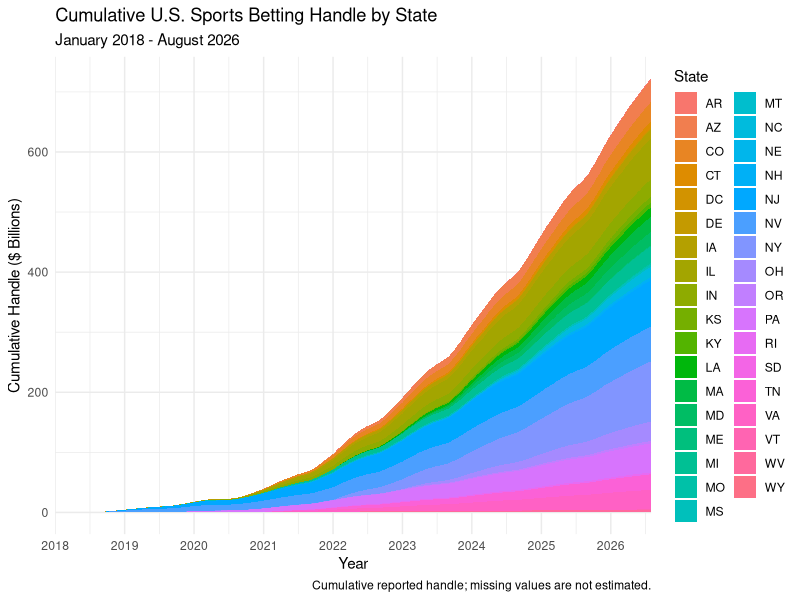
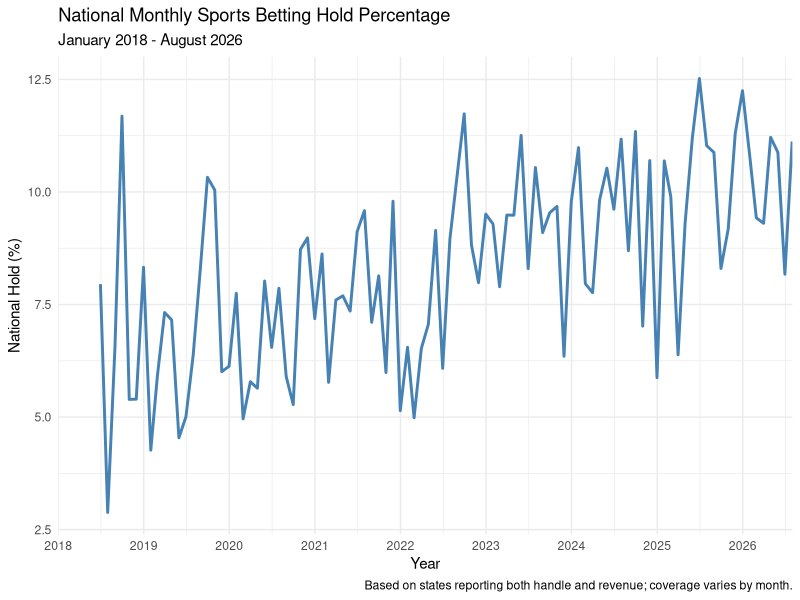
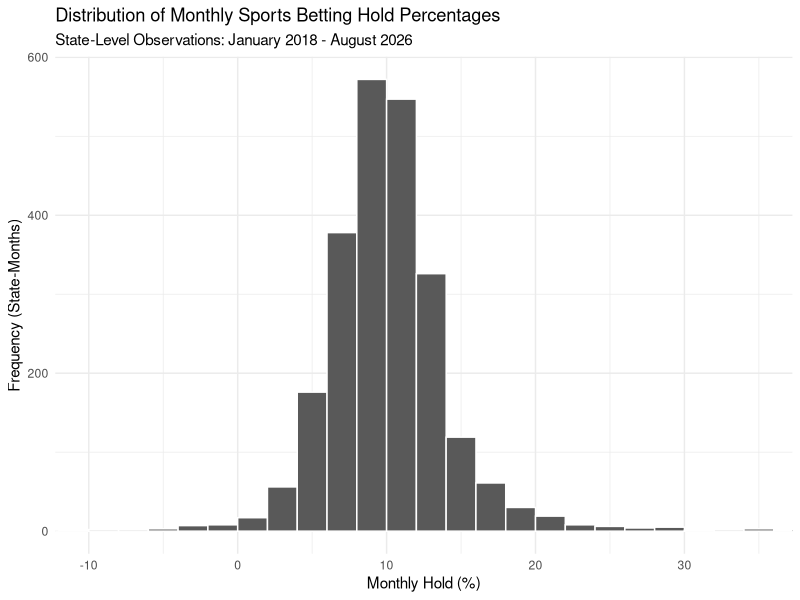
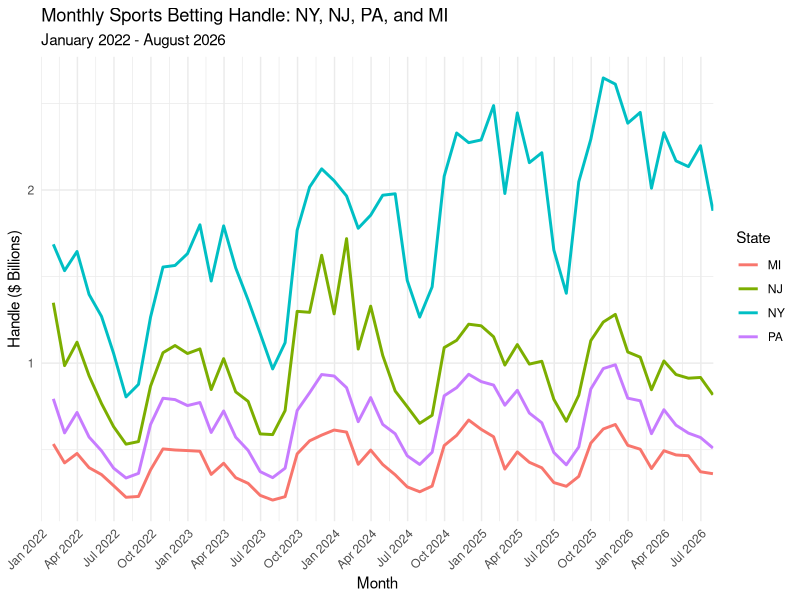
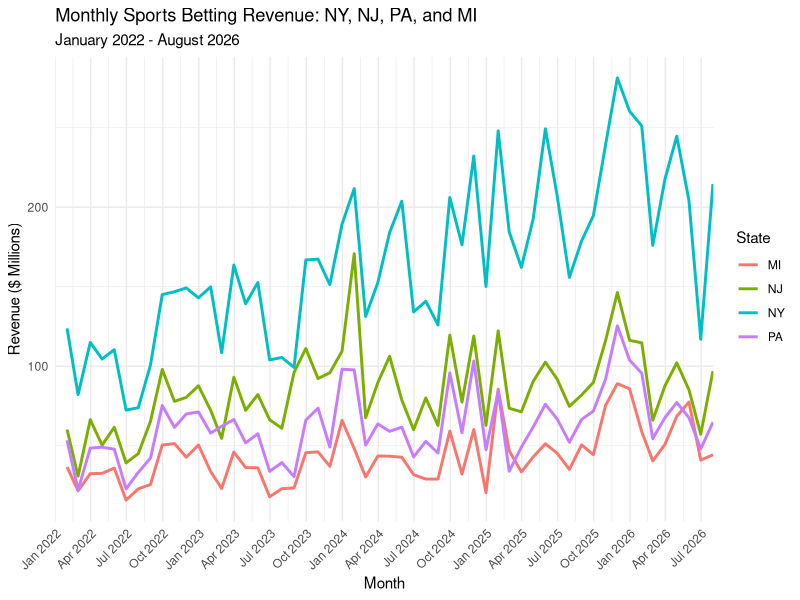
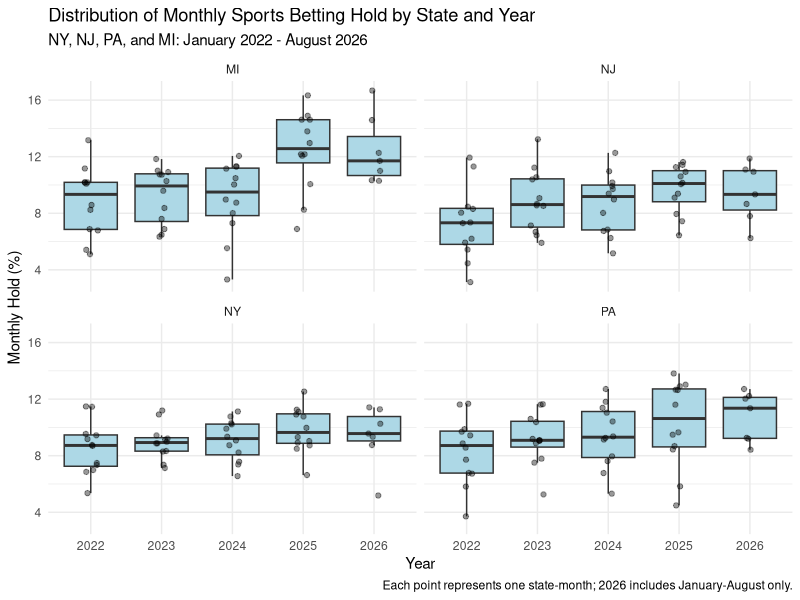
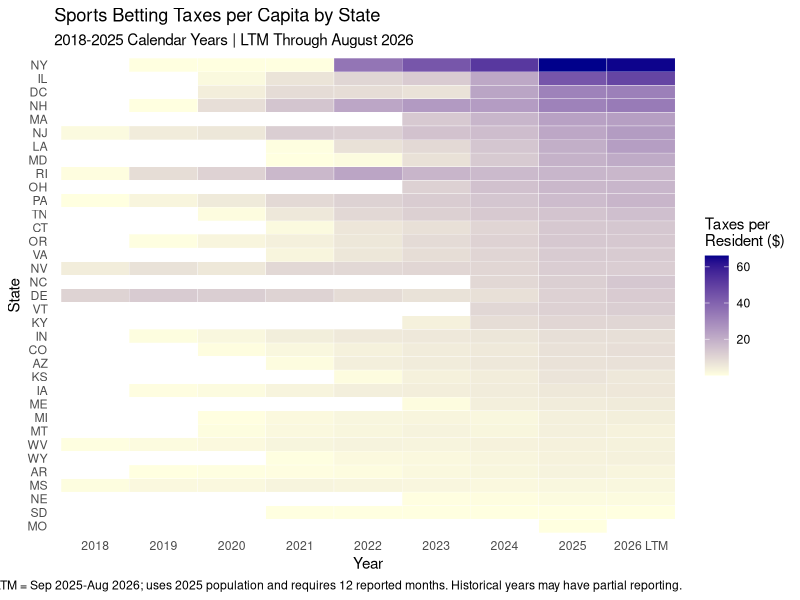
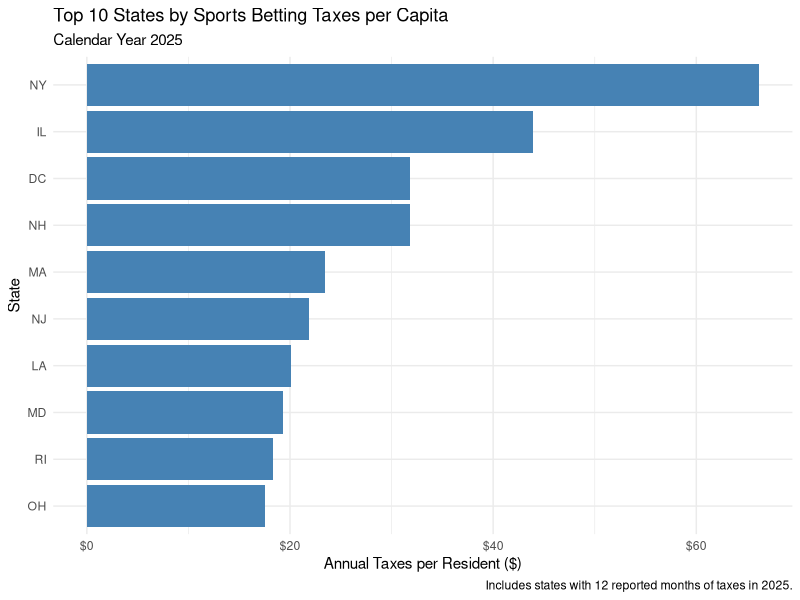

These figures' R source, in order:
# ST558 Project 2 - Exploratory Data Analysis
# Explore historical state-level sports betting data


# Step 1: Load Required Packages

# Load tidyverse for data manipulation and visualization
library(tidyverse)


# Step 2: Import the Clean Dataset

# Import the tidy dataset created in prepare_data.R
sports <- read_csv("data/sports_betting_clean.csv")

# Check the number of rows and columns
dim(sports)

# Inspect the variable names and data types
glimpse(sports)


# Step 3: Create Categorical Variables

# Create categorical variables for year and calendar month
# mutate() adds new columns to our existing dataset
# year() extracts the year from a Date
# as.factor() converts year into a categorical variable
# month() extracts the calendar month
# label = TRUE displays month names rather than numbers
# abbr = TRUE uses abbreviated month names (Jan, Feb, etc.)

sports <- sports |>
  mutate(
    year = as.factor(lubridate::year(month)),
    month_name = lubridate::month(month, label = TRUE, abbr = TRUE)
  )

# Inspect the new variables
sports |>
  select(state, month, year, month_name) |>
  head(10)

# Verify the data types
glimpse(sports)


# Step 4: Create One-Way and Two-Way Contingency Tables

# 4A: One-Way Contingency Table

# table() counts the number of observations in each category
# Count the number of monthly observations for each state
# Each observation represents one state during one month
state_counts <- table(sports$state)

# Display the number of monthly observations by state
state_counts


# 4B: Two-Way Contingency Table

# table() can also count observations across two categorical variables
# Rows represent states and columns represent years
# Each cell contains the number of reported months for that state and year
state_year_counts <- table(sports$state, sports$year)

# Display the complete contingency table
state_year_counts

# Display only Arkansas, New Jersey, and New York
# This makes the table easier to inspect
state_year_counts[c("AR", "NJ", "NY"), ]

# Step 5: Numerical Summaries by State and Year

# Group observations by state and year
# This helps distinguish market growth from historical averages
# Only include observations with reported handle
# Preserve zero and negative handle values
state_year_summary <- sports |>
  filter(!is.na(handle)) |>
  group_by(state, year) |>
  summarise(
    months_reported = n(),
    total_handle = sum(handle),
    mean_handle = mean(handle),
    median_handle = median(handle),
    sd_handle = sd(handle),
    .groups = "drop"
  )

# Inspect the annual summaries for New Jersey
state_year_summary |>
  filter(state == "NJ")

# Step 5B: Mobile vs Retail Handle by State and Year

# Use the mobile_for_split and retail_for_split variables
# created in prepare_data.R
# These account for states that operate only one channel
# Original financial values remain unchanged

# Keep months where total, mobile, and retail handle are available
# Missing values are not automatically treated as zero
# Group observations by state and year
mobile_retail_summary <- sports |>
  filter(
    !is.na(handle),
    !is.na(mobile_for_split),
    !is.na(retail_for_split)
  ) |>
  group_by(state, year) |>
  summarise(
    months_reported = n(),
    total_handle = sum(handle),
    mobile_handle = sum(mobile_for_split),
    retail_handle = sum(retail_for_split),
    .groups = "drop"
  ) |>
  mutate(
    # Calculate mobile and retail handle as percentages of total handle
    # Annual percentages use annual totals, not averages of monthly percentages
    # Return NA if total handle is zero or negative
    mobile_pct = if_else(
      total_handle > 0,
      mobile_handle / total_handle * 100,
      NA_real_
    ),
    retail_pct = if_else(
      total_handle > 0,
      retail_handle / total_handle * 100,
      NA_real_
    )
  )

# Display 2025 channel percentages for four example states
# MS: Retail only
# NC and OR: Mobile only
# NJ: Both mobile and retail

mobile_retail_summary |>
  filter(
    state %in% c("MS", "NC", "NJ", "OR"),
    year == "2025"
  ) |>
  select(
    state, year, months_reported,
    mobile_pct, retail_pct
  )


# Validate that Mobile + Retail equals Total Handle

# Mobile and retail percentages should add to approximately 100%
# Small differences in displayed percentages may be due to rounding
# Compare the combined percentage and underlying dollar difference
mobile_retail_summary |>
  filter(state == "NJ", year == "2025") |>
  mutate(
    combined_pct = round(mobile_pct + retail_pct, 4),
    handle_difference = round(
      total_handle - mobile_handle - retail_handle, 2
    )
  ) |>
  select(
    state,
    year,
    mobile_pct,
    retail_pct,
    combined_pct,
    handle_difference
  )

# Step 6: Cumulative U.S. Sports Betting Handle by State

# Create a cumulative stacked area chart showing each state's
# contribution to total U.S. sports betting handle
# Use the full reporting period from January 2018 through August 2026
#
# complete() creates a row for every state and month combination
# This ensures every state shares the same monthly timeline
#
# replace_na() assigns zero to months without reported handle
# This is ONLY for plotting; the original data remains unchanged
# Missing data does not necessarily mean actual handle was zero
# Existing negative handle adjustments are preserved
#
# arrange() orders observations chronologically within each state
# group_by() groups observations by state
# cumsum() calculates the running cumulative total for each state
# ungroup() removes the grouping after calculating the cumulative values

stacked_handle_data <- sports |>
  select(state, month, handle) |>
  complete(
    state,
    month = seq(
      as.Date("2018-01-01"),
      as.Date("2026-08-01"),
      by = "month"
    )
  ) |>
  mutate(
    handle_for_plot = replace_na(handle, 0)
  ) |>
  arrange(state, month) |>
  group_by(state) |>
  mutate(
    cumulative_handle = cumsum(handle_for_plot)
  ) |>
  ungroup()

# Create the cumulative stacked area chart
# aes() maps month to x, cumulative handle to y, and state to fill
# Dividing by 1e9 converts dollars into billions
# geom_area() stacks the cumulative values for individual states
# The combined height represents cumulative reported U.S. handle
# scale_x_date() displays annual labels beginning in 2018
# labs() adds chart and axis labels
# theme_minimal() applies a clean visual style

ggplot(
  data = stacked_handle_data,
  aes(x = month, y = cumulative_handle / 1e9, fill = state)
) +
  geom_area() +
  scale_x_date(
    breaks = seq(
      as.Date("2018-01-01"),
      as.Date("2026-08-01"),
      by = "1 year"
    ),
    date_labels = "%Y",
    limits = as.Date(c("2018-01-01", "2026-08-01")),
    expand = expansion(mult = 0)
  ) +
  labs(
    title = "Cumulative U.S. Sports Betting Handle by State",
    subtitle = "January 2018 - August 2026",
    x = "Year",
    y = "Cumulative Handle ($ Billions)",
    fill = "State",
    caption = "Cumulative reported handle; missing values are not estimated."
  ) +
  theme_minimal()

# Step 7: National Monthly Sports Betting Hold Percentage

# Calculate the total reported U.S. handle and revenue for each month
# Only include state-month observations where BOTH values are available
# This ensures revenue and handle are based on the same observations
# Negative reported values are retained as potential accounting adjustments
#
# group_by(month) groups all states together for each month
# summarise() calculates national monthly totals
# n_distinct() counts the number of states included in each month
# sum() adds handle and revenue across all reporting states
# .groups = "drop" removes the grouping after summarizing
# mutate() creates the national hold percentage
# if_else() prevents division by zero or negative total handle
national_monthly_hold <- sports |>
  filter(
    !is.na(handle),
    !is.na(revenue)
  ) |>
  group_by(month) |>
  summarise(
    states_reporting = n_distinct(state),
    total_handle = sum(handle),
    total_revenue = sum(revenue),
    .groups = "drop"
  ) |>
  mutate(
    national_hold_pct = if_else(
      total_handle > 0,
      total_revenue / total_handle * 100,
      NA_real_
    )
  )

# Create a line chart showing national monthly hold over time
# aes() maps month to the x-axis and national hold to the y-axis
# geom_line() connects the monthly hold percentages
# scale_x_date() displays yearly labels beginning in January 2018
# seq() creates the dates for our x-axis labels
# limits specifies the beginning and end of the chart
# labs() adds chart and axis labels
# theme_minimal() applies a clean visual style

ggplot(
  data = national_monthly_hold,
  aes(x = month, y = national_hold_pct)
) +
  geom_line(linewidth = 1, color = "steelblue") +
  scale_x_date(
    breaks = seq(
      as.Date("2018-01-01"),
      as.Date("2026-08-01"),
      by = "1 year"
    ),
    date_labels = "%Y",
    limits = as.Date(c("2018-01-01", "2026-08-01")),
    expand = expansion(mult = 0)
  ) +
  labs(
    title = "National Monthly Sports Betting Hold Percentage",
    subtitle = "January 2018 - August 2026",
    x = "Year",
    y = "National Hold (%)",
    caption = "Based on states reporting both handle and revenue; coverage varies by month."
  ) +
  theme_minimal()

# Inspect the most recent 12 months of national hold calculations
# select() chooses the variables we want to display
# tail(12) displays the final 12 observations

national_monthly_hold |>
  select(
    month,
    states_reporting,
    total_handle,
    total_revenue,
    national_hold_pct
  ) |>
  tail(12)


# Step 8: Distribution of Monthly Hold Percentages by State

# Examine the frequency distribution of monthly hold percentages
# Each observation represents one state in one month
#
# filter() retains observations with positive handle and reported revenue
# Positive handle is required to calculate a meaningful hold percentage
# Negative revenue and negative hold percentages are retained
# hold_total was already calculated in prepare_data.R

hold_data <- sports |>
  filter(
    handle > 0,
    !is.na(revenue),
    !is.na(hold_total)
  )

# Create a histogram of monthly hold percentages
# ggplot() initializes the graph
# aes() maps hold_total to the x-axis
# geom_histogram() groups hold percentages into intervals (bins)
# binwidth = 2 creates intervals of two percentage points
# boundary = 0 aligns the bins with multiples of two
# The y-axis counts the number of state-month observations
# labs() adds chart and axis labels
# theme_minimal() applies a clean visual style
ggplot(
  data = hold_data,
  aes(x = hold_total)
) +
  geom_histogram(
    binwidth = 2,
    boundary = 0,
    color = "white"
  ) +
  labs(
    title = "Distribution of Monthly Sports Betting Hold Percentages",
    subtitle = "State-Level Observations: January 2018 - August 2026",
    x = "Monthly Hold (%)",
    y = "Frequency (State-Months)"
  ) +
  theme_minimal() +
  coord_cartesian(xlim = c(-10, 35))


# Step 9: Monthly Sports Betting Handle by State

# Select NY, NJ, PA, and MI from January 2022 through August 2026
# %in% checks whether each state is included in our selected states
# as.Date() converts the specified dates into Date objects
# !is.na(handle) removes months without reported handle
handle_data <- sports |>
  filter(
    state %in% c("NY", "NJ", "PA", "MI"),
    month >= as.Date("2022-01-01"),
    month <= as.Date("2026-08-01"),
    !is.na(handle)
  )

# Create a line chart comparing monthly handle across states
# aes() maps month to x, handle to y, and state to line color
# Dividing by 1e9 converts dollars to billions
# geom_line() connects the observations for each state
# scale_x_date() displays dates at three-month intervals
# seq() generates dates starting in January 2022
# limits sets the beginning and end of the x-axis
# expand = expansion(mult = 0) removes extra space at the ends
# labs() adds chart and axis labels
# theme_minimal() applies a clean visual style
ggplot(
  data = handle_data,
  aes(x = month, y = handle / 1e9, color = state)
) +
  geom_line(linewidth = 1) +
  scale_x_date(
    breaks = seq(
      as.Date("2022-01-01"),
      as.Date("2026-08-01"),
      by = "3 months"
    ),
    date_labels = "%b %Y",
    limits = as.Date(c("2022-01-01", "2026-08-01")),
    expand = expansion(mult = 0)
  ) +
  labs(
    title = "Monthly Sports Betting Handle: NY, NJ, PA, and MI",
    subtitle = "January 2022 - August 2026",
    x = "Month",
    y = "Handle ($ Billions)",
    color = "State"
  ) +
  theme_minimal() +
  theme(
    axis.text.x = element_text(angle = 45, hjust = 1)
  )


# Step 10: Monthly Sports Betting Revenue by State

# Select the same states and reporting period
# !is.na(revenue) removes months without reported revenue
# Negative revenue values are retained because they are valid data
revenue_data <- sports |>
  filter(
    state %in% c("NY", "NJ", "PA", "MI"),
    month >= as.Date("2022-01-01"),
    month <= as.Date("2026-08-01"),
    !is.na(revenue)
  )

# Create a line chart comparing monthly revenue across states
# Dividing revenue by 1e6 converts dollars to millions
# Use the same date intervals and graph style as Step 9
# This makes the two charts easier to compare
# seq() generates dates at three-month intervals from January 2022
# limits sets the beginning and end of the x-axis
# expand = expansion(mult = 0) removes extra space at the ends
ggplot(
  data = revenue_data,
  aes(x = month, y = revenue / 1e6, color = state)
) +
  geom_line(linewidth = 1) +
  scale_x_date(
    breaks = seq(
      as.Date("2022-01-01"),
      as.Date("2026-08-01"),
      by = "3 months"
    ),
    date_labels = "%b %Y",
    limits = as.Date(c("2022-01-01", "2026-08-01")),
    expand = expansion(mult = 0)
  ) +
  labs(
    title = "Monthly Sports Betting Revenue: NY, NJ, PA, and MI",
    subtitle = "January 2022 - August 2026",
    x = "Month",
    y = "Revenue ($ Millions)",
    color = "State"
  ) +
  theme_minimal() +
  theme(
    axis.text.x = element_text(angle = 45, hjust = 1)
  )


# Step 11: Monthly Hold Percentage by State and Year

# Compare the distribution of monthly hold percentages
# for NY, NJ, PA, and MI across different years
#
# filter() selects our four states and reporting period
# handle > 0 ensures a meaningful hold percentage
# !is.na(hold_total) removes missing hold percentages
# Negative hold percentages are retained

state_hold_data <- sports |>
  filter(
    state %in% c("NY", "NJ", "PA", "MI"),
    month >= as.Date("2022-01-01"),
    month <= as.Date("2026-08-01"),
    handle > 0,
    !is.na(hold_total)
  )

# Create boxplots of monthly hold percentages by year
# aes() maps year to x and monthly hold percentage to y
# geom_boxplot() displays the median, quartiles, and spread
# geom_jitter() displays individual monthly observations
# width = 0.1 adds slight horizontal spacing between points
# alpha = 0.4 makes individual points partially transparent
# facet_wrap() creates a separate panel for each state
# ncol = 2 arranges the four states in two columns
# labs() adds chart and axis labels
# theme_minimal() applies a clean visual style

ggplot(
  data = state_hold_data,
  aes(x = year, y = hold_total)
) +
  geom_boxplot(fill = "lightblue", outlier.shape = NA) +
  geom_jitter(width = 0.1, alpha = 0.4) +
  facet_wrap(~ state, ncol = 2) +
  labs(
    title = "Distribution of Monthly Sports Betting Hold by State and Year",
    subtitle = "NY, NJ, PA, and MI: January 2022 - August 2026",
    x = "Year",
    y = "Monthly Hold (%)",
    caption = "Each point represents one state-month; 2026 includes January-August only."
  ) +
  theme_minimal()




# Step 12: Sports Betting Taxes per Capita by State

# Import the prepared Census population dataset
# This contains annual state population estimates from 2018 through 2025
# as.character() ensures year can be matched across datasets

population_data <- read_csv("data/state_population_clean.csv") |>
  mutate(
    year = as.character(year)
  )


# Calculate annual sports betting taxes for 2018 through 2025
#
# filter() removes missing tax observations
# Exclude 2026 because we will calculate a separate LTM period
# group_by() groups observations by state and year
# summarise() calculates total taxes collected during each year
# n() counts the number of months reporting taxes
# .groups = "drop" removes the grouping after summarizing

annual_tax_data <- sports |>
  filter(
    !is.na(taxes),
    year != "2026"
  ) |>
  group_by(state, year) |>
  summarise(
    total_taxes = sum(taxes),
    months_reported = n(),
    .groups = "drop"
  ) |>
  mutate(
    year_label = as.character(year)
  ) |>
  select(state, year_label, total_taxes, months_reported)


# Calculate Last Twelve Months (LTM) taxes through August 2026
#
# The LTM period runs from September 2025 through August 2026
# Month dates in our dataset represent the last day of each month
# Use September 1, 2026 as an exclusive upper boundary
# This includes all of August 2026 without including September 2026
#
# Keep only states with all 12 months of reported tax data

ltm_tax_data <- sports |>
  filter(
    month >= as.Date("2025-09-01"),
    month < as.Date("2026-09-01"),
    !is.na(taxes)
  ) |>
  group_by(state) |>
  summarise(
    total_taxes = sum(taxes),
    months_reported = n(),
    .groups = "drop"
  ) |>
  filter(months_reported == 12) |>
  mutate(
    year_label = "2026 LTM"
  ) |>
  select(state, year_label, total_taxes, months_reported)


# Combine the annual and LTM tax summaries
#
# bind_rows() stacks the two datasets together
# Each state can have annual observations plus one LTM observation
#
# For the 2026 LTM period, use the 2025 population estimate
# population_year identifies which Census year to match
#
# left_join() matches tax data with population by state and year
# if_else() prevents division by zero or missing population
# factor() orders the years chronologically on the graph

tax_heatmap_data <- bind_rows(
  annual_tax_data,
  ltm_tax_data
) |>
  mutate(
    population_year = if_else(
      year_label == "2026 LTM",
      "2025",
      year_label
    )
  ) |>
  left_join(
    population_data,
    by = c("state", "population_year" = "year")
  ) |>
  mutate(
    taxes_per_capita = if_else(
      !is.na(population) & population > 0,
      total_taxes / population,
      NA_real_
    ),
    year_label = factor(
      year_label,
      levels = c(as.character(2018:2025), "2026 LTM")
    )
  )


# Sort states by their 2025 taxes per capita
#
# filter() selects the most recent complete calendar year
# arrange() sorts states from lowest to highest
# pull() extracts the ordered state names as a vector
# setdiff() retains states without a 2025 tax observation
# ggplot displays the last factor level at the top of the y-axis

state_order <- tax_heatmap_data |>
  filter(year_label == "2025") |>
  arrange(taxes_per_capita) |>
  pull(state)

state_order <- c(
  setdiff(sort(unique(tax_heatmap_data$state)), state_order),
  state_order
)


# Inspect the LTM results for our four comparison states
# All observations should include 12 months of tax collections

tax_heatmap_data |>
  filter(
    state %in% c("NY", "NJ", "PA", "MI"),
    year_label == "2026 LTM"
  ) |>
  select(
    state,
    year_label,
    months_reported,
    total_taxes,
    population,
    taxes_per_capita
  )


# Create the heatmap
#
# aes() maps year to x, state to y, and taxes per capita to fill
# factor() applies our state ranking based on 2025
# geom_tile() creates a colored rectangle for each state-year
# scale_fill_gradient() creates a continuous color scale
# Darker colors represent greater tax collections per resident
# labs() adds chart and axis labels
# theme_minimal() applies a clean visual style
# panel.grid = element_blank() removes unnecessary gridlines

ggplot(
  data = tax_heatmap_data,
  aes(
    x = year_label,
    y = factor(state, levels = state_order),
    fill = taxes_per_capita
  )
) +
  geom_tile(color = "white") +
  scale_fill_gradient(
    low = "lightyellow",
    high = "darkblue",
    name = "Taxes per\nResident ($)"
  ) +
  labs(
    title = "Sports Betting Taxes per Capita by State",
    subtitle = "2018-2025 Calendar Years | LTM Through August 2026",
    x = "Year",
    y = "State",
    caption = "LTM = Sep 2025-Aug 2026; uses 2025 population and requires 12 reported months. Historical years may have partial reporting."
  ) +
  theme_minimal() +
  theme(
    panel.grid = element_blank()
  )


# Step 13: Top 10 States by Sports Betting Taxes per Capita

# Use the annual tax and population data created in Step 12
# Select 2025 because it is the most recent complete calendar year
# Only include states with 12 months of reported taxes
# !is.na() excludes missing per-capita tax values
#
# slice_max() selects the observations with the largest values
# order_by specifies the variable used for ranking
# n = 10 selects the 10 highest-ranking states
# with_ties = FALSE ensures exactly 10 states are selected

top_tax_states <- tax_heatmap_data |>
  filter(
    year_label == "2025",
    months_reported == 12,
    !is.na(taxes_per_capita)
  ) |>
  slice_max(
    order_by = taxes_per_capita,
    n = 10,
    with_ties = FALSE
  )

# Inspect the top 10 states and their taxes per capita
top_tax_states |>
  select(state, year_label, total_taxes, population, taxes_per_capita) |>
  arrange(desc(taxes_per_capita))


# Create a horizontal bar chart
#
# ggplot() initializes the graph
# aes() maps state to the x-axis and taxes per capita to the y-axis
# reorder() arranges states according to their taxes per capita
# geom_col() creates bars using the actual numerical values
# coord_flip() switches the axes to make the bars horizontal
# scale_y_continuous() formats the values as dollars
# labs() adds chart and axis labels
# theme_minimal() applies a clean visual style

ggplot(
  data = top_tax_states,
  aes(
    x = reorder(state, taxes_per_capita),
    y = taxes_per_capita
  )
) +
  geom_col(fill = "steelblue") +
  coord_flip() +
  scale_y_continuous(
    labels = scales::label_dollar()
  ) +
  labs(
    title = "Top 10 States by Sports Betting Taxes per Capita",
    subtitle = "Calendar Year 2025",
    x = "State",
    y = "Annual Taxes per Resident ($)",
    caption = "Includes states with 12 reported months of taxes in 2025."
  ) +
  theme_minimal()
